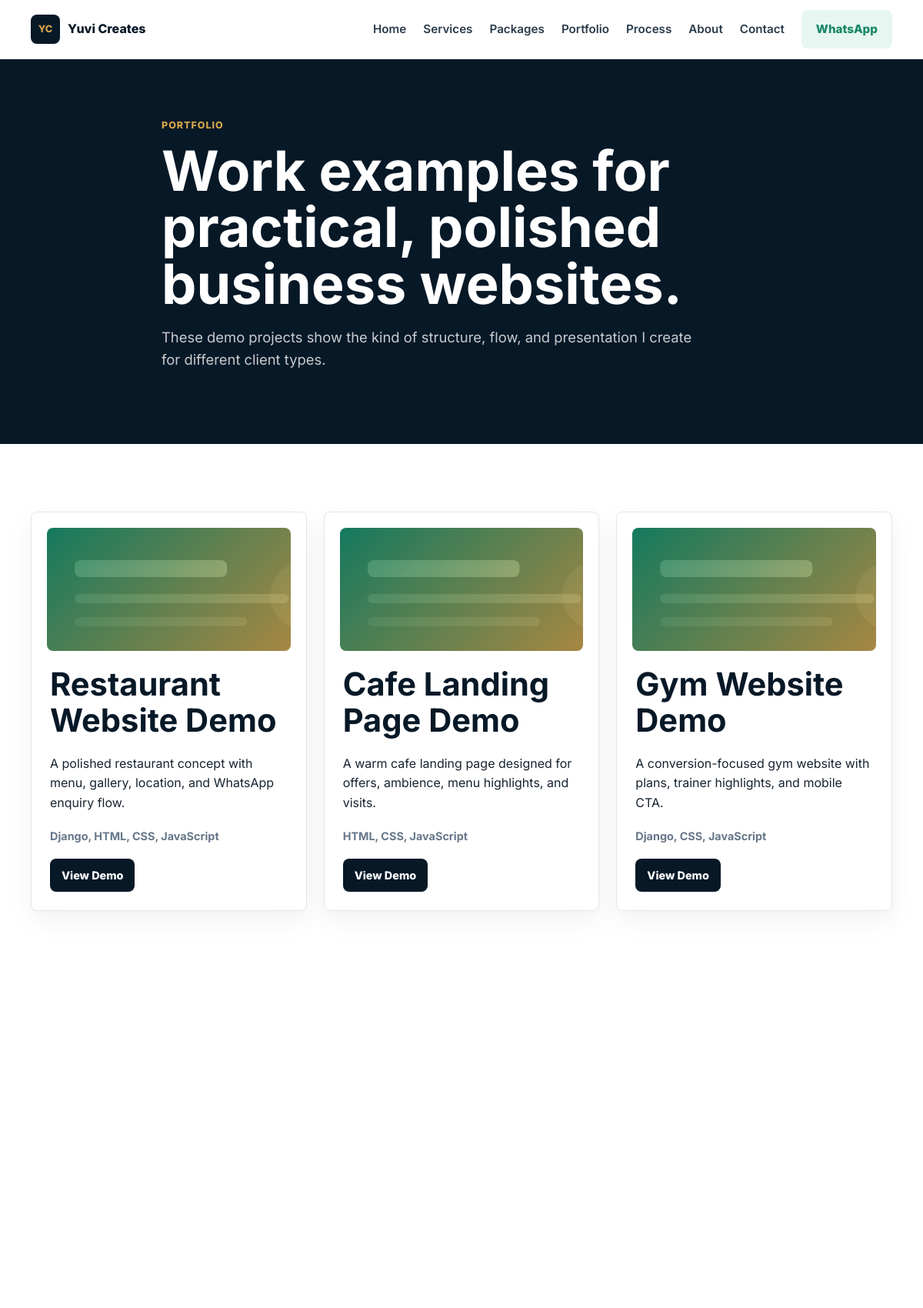
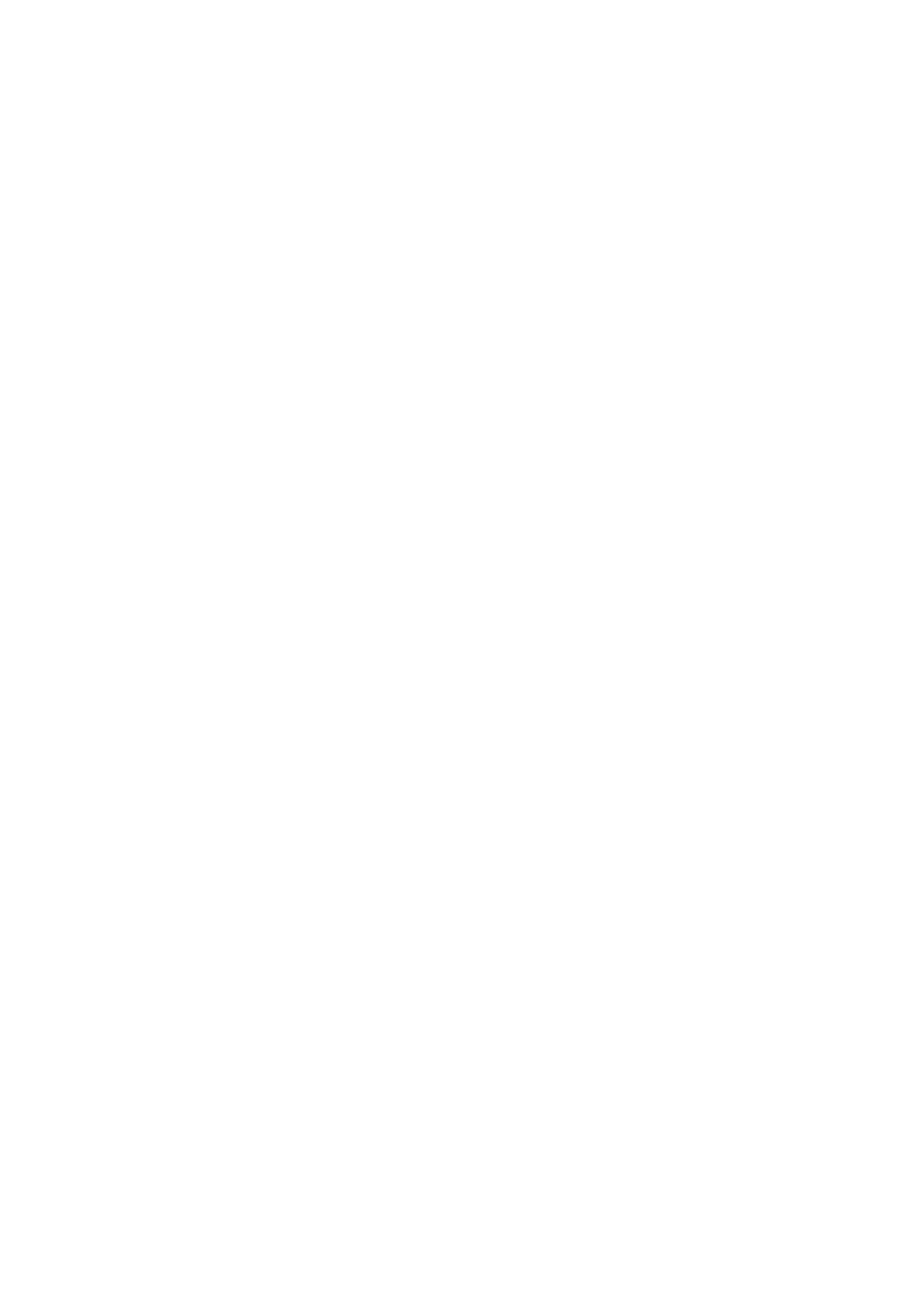
The page /portfolio/ (upper part) on the database its author committed (2 pictures, top to bottom).
### core/models.py (models this page shows, shortened)
class PortfolioProject(models.Model):
    title = models.CharField(max_length=140)
    description = models.TextField()
    tech_stack = models.CharField(max_length=220)
    project_url = models.URLField(blank=True)
    order = models.PositiveIntegerField(default=0)
    class Meta:
        ordering = ["order", "title"]

### core/views.py (the view)
# urls.py: path("portfolio/", views.portfolio, name="portfolio"),
def portfolio(request):
    ensure_default_content()
    return render(request, "portfolio.html", {"projects": PortfolioProject.objects.all()})

### core/views.py (called while the page is built, shortened)
def ensure_default_content():
    for index, (title, description, icon) in enumerate(SERVICES, start=1):
        Service.objects.get_or_create(
            title=title,
            defaults={"description": description, "icon": icon, "order": index},
        )
    for index, (title, description, stack) in enumerate(PORTFOLIO, start=1):
        PortfolioProject.objects.get_or_create(
            title=title,
            defaults={"description": description, "tech_stack": stack, "order": index},
        )
    PortfolioProject.objects.filter(title="Cricket Project: PitchQI").update(
        title="Cricket Intelligence Dashboard Demo"
    )

### templates/portfolio.html (shortened to what this page needs)
{% extends "base.html" %}
{% block content %}
<section class="page-hero section">
    <div class="container narrow">
        <p class="eyebrow">Portfolio</p>
        <h1>Work examples for practical, polished business websites.</h1>
        <p class="lead">These demo projects show the kind of structure, flow, and presentation I create for different client types.</p>
    </div>
</section>
<section class="section">
    <div class="container card-grid three">
        {% for project in projects %}
            <article class="portfolio-card reveal">
                <div class="project-thumb" role="img" aria-label="{{ project.title }} preview"></div>
                <div class="portfolio-card-body">
                    <h2>{{ project.title }}</h2>
                    <p>{{ project.description }}</p>
                    <span>{{ project.tech_stack }}</span>
                </div>
                <div class="portfolio-card-action">
                    {% if project.project_url %}
                        <a class="btn btn-small" href="{{ project.project_url }}" target="_blank" rel="noreferrer">View Project</a>
                    {% else %}
                        <a class="btn btn-small" href="{% url 'portfolio_demo' project.pk project.title|slugify %}">View Demo</a>
                    {% endif %}
                </div>
            </article>
        {% endfor %}
    </div>
</section>
{% endblock %}

### templates/base.html (shortened to what this page needs)
{% load static %}
<!doctype html>
<html lang="en">
<head>
    <link rel="stylesheet" href="{% static 'css/style.css' %}">
</head>
<body>
    <header class="site-header">
        <nav class="nav container" aria-label="Main navigation">
            <a class="brand" href="{% url 'home' %}" aria-label="Yuvi Creates home">
                <span class="brand-mark">YC</span>
                <span>Yuvi Creates</span>
            </a>
            <div class="nav-links">
                <a href="{% url 'home' %}">Home</a>
                <a href="{% url 'services' %}">Services</a>
                <a href="{% url 'packages' %}">Packages</a>
                <a href="{% url 'portfolio' %}">Portfolio</a>
                <a href="{% url 'process' %}">Process</a>
                <a href="{% url 'about' %}">About</a>
                <a href="{% url 'contact' %}">Contact</a>
                <a class="btn btn-whatsapp" href="https://wa.me/916353346509" target="_blank" rel="noreferrer">WhatsApp</a>
            </div>
        </nav>
    </header>
    <main>
        {% block content %}{% endblock %}
    </main>
</body>
</html>

### static/css/style.css (style rules this page uses)
:root { --navy: #071827; --navy-2: #10263a; --ink: #172330; --muted: #667789; --line: #dfe7ec; --paper: #ffffff; --soft: #f5f8f7; --gold: #d4a64a; --gold-soft: #fff3d8; --green: #168766; --green-soft: #e7f6f0; --shadow: 0 24px 70px rgba(7, 24, 39, 0.12); }
* { box-sizing: border-box; }
html { scroll-behavior: smooth; }
body { margin: 0; font-family: "Inter", system-ui, -apple-system, BlinkMacSystemFont, "Segoe UI", sans-serif; color: var(--ink); background: var(--paper); line-height: 1.6; }
a { color: inherit; text-decoration: none; }
.container { width: min(1120px, calc(100% - 32px)); margin: 0 auto; }
.narrow { max-width: 780px; }
.section { padding: 88px 0; }
.site-header { position: sticky; top: 0; z-index: 20; background: rgba(255, 255, 255, 0.92); backdrop-filter: blur(18px); border-bottom: 1px solid rgba(223, 231, 236, 0.8); }
.nav { min-height: 76px; display: flex; align-items: center; justify-content: space-between; gap: 24px; }
.brand { display: inline-flex; align-items: center; gap: 10px; font-weight: 800; color: var(--navy); }
.brand-mark { width: 38px; height: 38px; display: inline-grid; place-items: center; border-radius: 8px; background: var(--navy); color: var(--gold); font-size: 0.8rem; letter-spacing: 0; }
.nav-links { display: flex; align-items: center; gap: 22px; font-size: 0.95rem; font-weight: 600; }
.nav-links a:not(.btn) { color: #2b3b4a; }
.btn { display: inline-flex; align-items: center; justify-content: center; min-height: 44px; padding: 12px 18px; border-radius: 8px; border: 1px solid transparent; font-weight: 800; cursor: pointer; transition: transform 0.2s ease, box-shadow 0.2s ease, background 0.2s ease; }
.btn-whatsapp { background: var(--green-soft); color: var(--green); }
.btn-small { min-height: 38px; padding: 9px 14px; background: var(--navy); color: #fff; font-size: 0.9rem; }
.hero h1, .page-hero h1 { margin: 0; font-size: clamp(2.35rem, 6vw, 4.5rem); line-height: 1.02; letter-spacing: 0; }
.hero .lead, .page-hero .lead { color: rgba(255, 255, 255, 0.78); font-size: 1.15rem; max-width: 700px; }
.page-hero { background: var(--navy); color: #fff; padding: 76px 0; }
.eyebrow { margin: 0 0 12px; color: var(--gold); font-weight: 800; text-transform: uppercase; letter-spacing: 0.08em; font-size: 0.78rem; }
h1, h2, h3, h4, p { overflow-wrap: anywhere; }
h2 { margin: 0 0 12px; color: var(--navy); font-size: clamp(1.8rem, 4vw, 2.6rem); line-height: 1.12; letter-spacing: 0; }
.card-grid { display: grid; gap: 22px; align-items: stretch; }
.card-grid.three { grid-template-columns: repeat(3, minmax(0, 1fr)); }
.service-card, .industry-card, .testimonial-card, .price-card, .portfolio-card, .form-card, .summary-card, .contact-panel, .note-box, .status-card, .faq-item, .timeline article { background: #fff; border: 1px solid var(--line); border-radius: 8px; padding: 24px; box-shadow: 0 12px 34px rgba(7, 24, 39, 0.06); }
.project-thumb { height: 160px; margin: -4px -4px 20px; border-radius: 8px; background: linear-gradient(135deg, rgba(22, 135, 102, 0.88), rgba(212, 166, 74, 0.78)), url("../images/project-pattern.svg"); }
.portfolio-card { display: flex; flex-direction: column; min-height: 100%; }
.portfolio-card-body { display: flex; flex: 1; flex-direction: column; }
.portfolio-card h2 { margin: 0 0 12px; min-height: 2.45em; line-height: 1.12; }
.portfolio-card p { flex: 1; margin: 0 0 18px; }
.portfolio-card span { display: block; margin: 0; color: var(--muted); font-weight: 700; font-size: 0.9rem; }
.portfolio-card-action { display: flex; align-items: flex-end; margin-top: 18px; }
.portfolio-card .btn { align-self: flex-start; }
.reveal { opacity: 0; transform: translateY(16px); transition: opacity 0.55s ease, transform 0.55s ease; }
.reveal.visible { opacity: 1; transform: translateY(0); }

### rows shown on the page
PortfolioProject: title "Restaurant Website Demo", description "A polished restaurant concept with menu, gallery, location, and WhatsApp enquiry flow.", tech_stack "Django, HTML, CSS, JavaScript", project_url "View Demo"
PortfolioProject: title "Cafe Landing Page Demo", description "A warm cafe landing page designed for offers, ambience, menu highlights, and visits.", tech_stack "HTML, CSS, JavaScript", project_url "View Demo"
PortfolioProject: title "Gym Website Demo", description "A conversion-focused gym website with plans, trainer highlights, and mobile CTA.", tech_stack "Django, CSS, JavaScript", project_url "View Demo"
